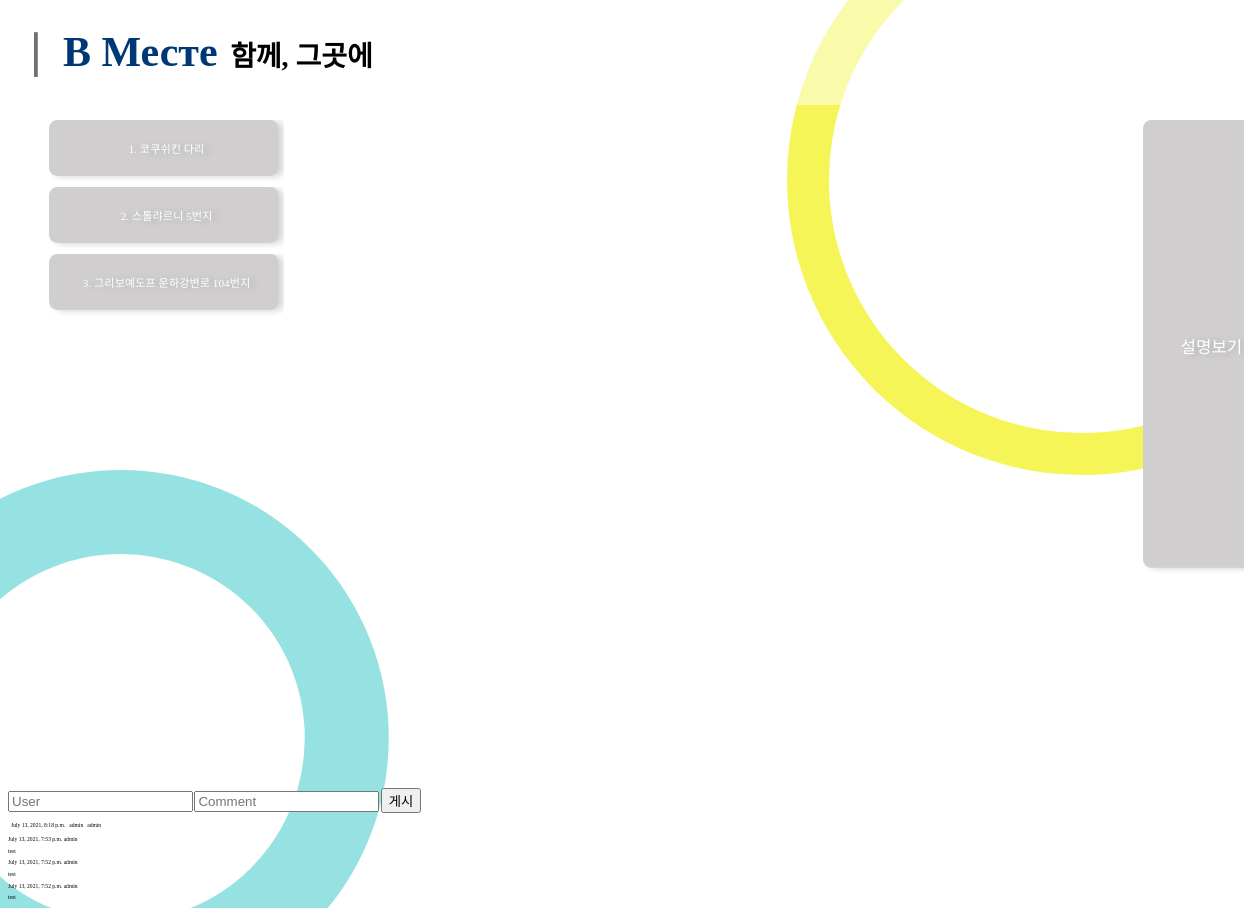
/pieces/1/, run on an earlier commit of the app's database.
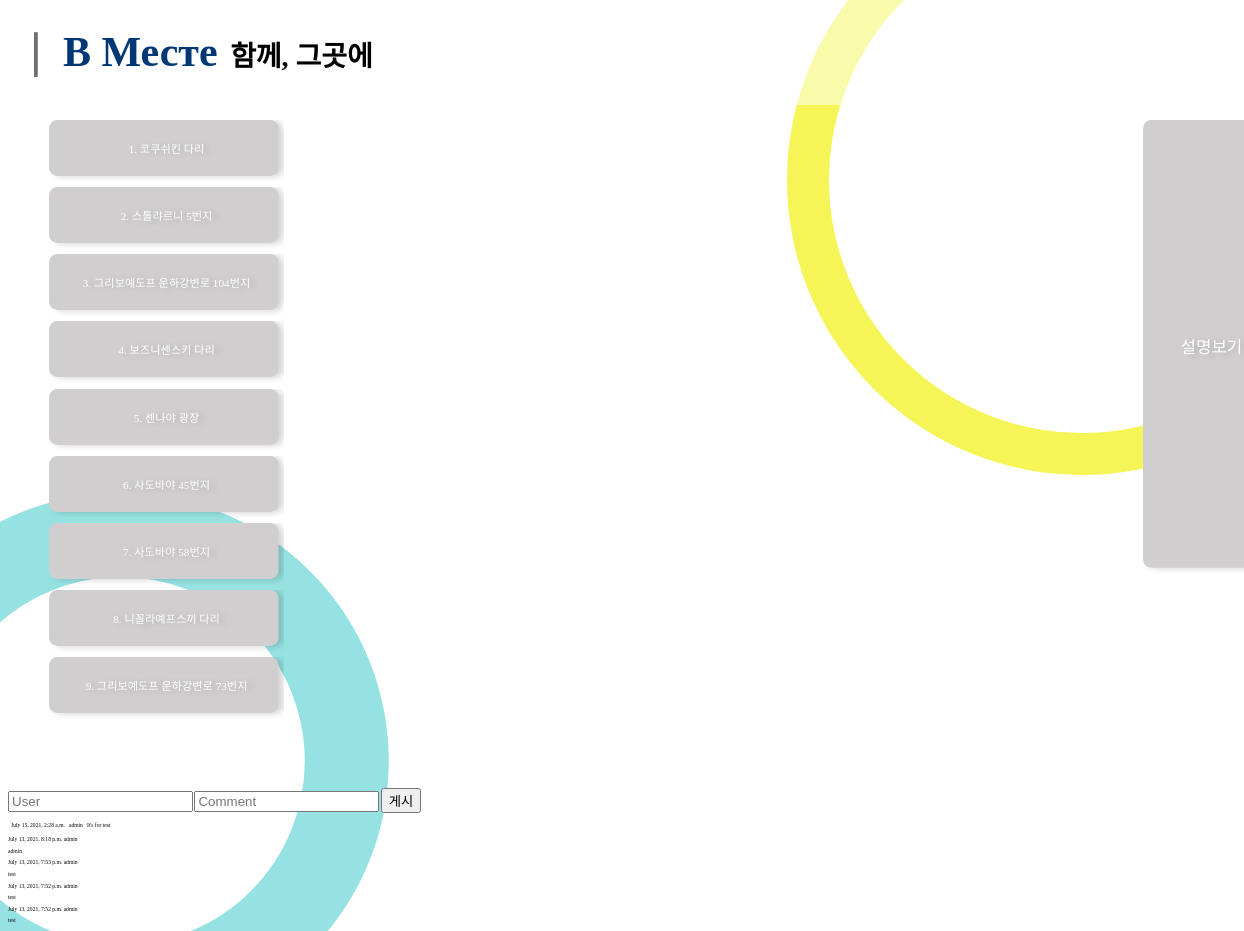
And on a later commit of the database.
### Bmeste/models.py (models this page shows, shortened)
class Piece_detail(models.Model):
    piece = models.ForeignKey(Piece, on_delete=models.CASCADE,)
    piece_detail = models.CharField(max_length=200, default="",)
    location_lat = models.FloatField(default=0)
    location_lng = models.FloatField(default=0)
    description = models.TextField(max_length=200, default="")

class Comment_piece(models.Model):
    piece = models.ForeignKey(Piece, on_delete=models.CASCADE, null=True, related_name='comments')
    comment_text = models.CharField(max_length=200, default="", null=True)
    comment_user = models.CharField(max_length=20, default="", null=True)
    comment_date = models.DateTimeField('date published', default=timezone.now)
    class Meta:
        ordering = ['-id']

### Bmeste/views.py (the view)
# urls.py: re_path(r'^pieces/(?P<piece_id>\d+)/', views.piece_detail, name='piece_detail'),
def piece_detail(request, piece_id):
    piece = get_object_or_404(Piece, pk=piece_id)
    comments = piece.comments.all()
    context = {'piece': piece, 'comments': comments}
    return render(request, 'Bmeste/piece_detail.html', context)

### Bmeste/templates/Bmeste/piece_detail.html (shortened to what this page needs)
<!doctype html>
{% load static %}
<html>
<head>
    <link href="{% static 'Bmeste/css/styles-pieces_detail.css' %}" rel="stylesheet" type="text/css">
</head>
<body>
	<div>
		<svg class="circle_1">
			<circle id="circle_1" r="40.35rem" cx="40.35rem" cy="40.35rem"></circle>
		</svg>
		<svg class="circle_2">
			<circle id="circle_2" r="48.95rem" cx="48.95rem" cy="48.95rem"></circle>
		</svg>
	</div>
    <header>
        <a href="../../" title="В Месте 홈">
            <svg class="line">
                <rect id="line"></rect>
            </svg>
            <div>
                <h1>В Месте</h1>
                <h2>함께, 그곳에</h2>
            </div>
        </a>
    </header>
    <div class="seperate">
        <div id="map"></div>
        <div id="decription">
            <svg class="box_discript">
                <rect class="box_rect_discript"></rect>
                <text text-anchor="middle"
                    alignment-baseline="middle"
                    x="50%" y="50%"
                    font-size="3rem"
                    fill="#ffffff"
                    filter="drop-shadow(1rem 0.3rem 0.6rem rgba(0, 0, 0, 0.161))">설명보기</text>
            </svg>
        </div>
        <div class="boxes">
        {% for detail in piece.piece_detail_set.all %}
            <div id="container">
                <svg class="box">
                    <rect class="box_rect"></rect>
                    <text text-anchor="middle"
                        alignment-baseline="middle"
                        x="50%" y="50%"
                        font-size="2rem"
                        fill="#ffffff"
                        filter="drop-shadow(1rem 0.3rem 0.6rem rgba(0, 0, 0, 0.161))">{{ forloop.counter }}. {{ detail.piece_detail }}</text>
                </svg>
            </div>
        {% endfor %}
        </div>
    </div>
    <form action="{% url 'Bmeste:c_post' piece.id %}" method="POST">
        <input type="text" name="comment_user" id="comment_user" placeholder="User">
        <input type="text" name="comment_text" id="comment_text" placeholder="Comment">
        <button type="submit">게시</button>
    </form>
    <table class="table table-striped">
    {% for comment in comments %}
    <tr>
        <td>{{ comment.comment_date }}</td>
        <td>{{ comment.comment_user }}</td>
        <td>{{ comment.comment_text|linebreaks }}</td>
    </tr>
    </table>
    {% empty %}
    <p>No comments here yet :(</p>
    {% endfor %}
</body>
</html>

### static/Bmeste/css/styles-pieces_detail.css (style rules this page uses)
body { font-family: SCDReam5; padding-top: 20rem; }
html { font-size: 0.55vh; }
header { width: 100%; padding: 5rem; position: fixed; z-index: 1000; top: 0; left: 0; right: 0; background-color: rgba(255, 255, 255, 0.5); }
header a, a:visited { color: inherit; text-decoration: none; }
.line { display: inline-block; vertical-align: middle; width: 5rem; height: 8rem; padding: 0.75rem 0 0 1rem; }
header div { display: inline-block; vertical-align: middle; }
h1 { margin: 0 2rem 0 0; display: inline-block; font-size: 7.5rem; color: #003876; }
h2 { margin: 0; display: inline-block; font-size: 5rem; }
.circle_1 { position: fixed; overflow: visible; width: 80.7rem; height: 80.7rem; left: -18.7rem; bottom: -10rem; z-index: -1; border-image-slice: 0 0 18.7rem 0; }
.circle_2 { position: fixed; overflow: visible; width: 97.9rem; height: 97.9rem; right: -20rem; top: -16.8rem; z-index: -1; border-image-slice: 16.8rem 0 0; }
.seperate { margin: 0 5rem 0 5rem; justify-items: center; }
.boxes { display: flex; flex-direction: column; align-items: center; overflow: auto; }
#container { width: 82vw; height: 12rem; position: relative; justify-content: center; }
.box { width: 82vw; height: 11rem; position: absolute; cursor: pointer; }
.box_discript { width: 82vw; height: 11rem; position: absolute; cursor: pointer; }
#map { z-index: 500; height: 45vh; width: 100%; margin: 0 0 5rem 0; transition: all 0.4s ease; }
@media (orientation: landscape) { html { font-size: 0.45vw; } }
@media (orientation: landscape) { .seperate { display: grid; grid-template-columns: 2fr 6fr 1fr; grid-template-areas: "left center right"; } }
@media (orientation: landscape) { .boxes { grid-area: left; } }
@media (orientation: landscape) { #container { width: 42rem; } }
@media (orientation: landscape) { .box { width: 42rem; } }
@media (orientation: landscape) { #map { grid-area: center; height: 80vh; width: 100%; } }
@media (orientation: landscape) { .box_discript { width: 11vw; height: 82rem; } }

What changed in the data, as far as the page shows it:
added Piece_detail: piece_detail "보즈니센스키 다리"
added Piece_detail: piece_detail "센나야 광장"
added Piece_detail: piece_detail "사도바야 45번지"
added Piece_detail: piece_detail "사도바야 58번지"
added Piece_detail: piece_detail "니꼴라예프스끼 다리"
added Piece_detail: piece_detail "그리보예도프 운하강변로 73번지"
added Comment_piece: comment_date "July 15, 2021, 2:28 a.m.", comment_user "admin", comment_text "It's for test"
